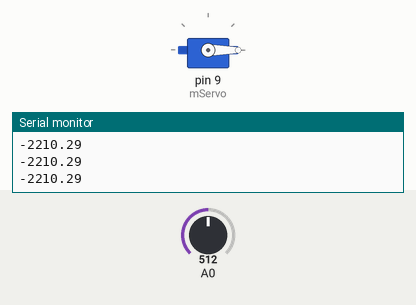
Bench run of a sketch on a simulated Arduino Uno, built with avr-gcc and run on an emulated ATmega328P. Parts: servo, the last lines printed to the serial monitor. The inputs (shaded band) are chosen by the test bench; at power-on: A0 = 512.

Above: at 1.2 s.
1.3 s: A0 set to 408
2.8 s: A0 set to 391
At 3.7 s:
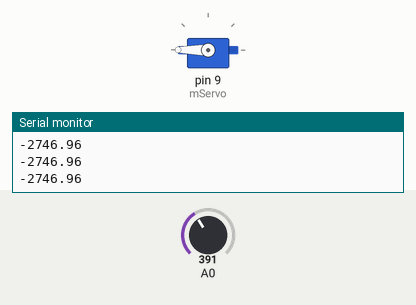
4.3 s: A0 set to 1023
At 4.7 s:
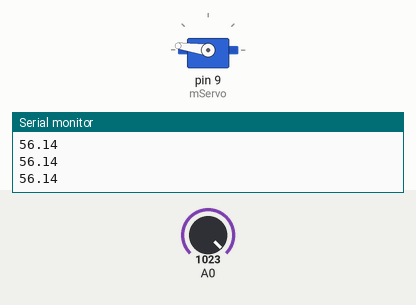
5.8 s: A0 set to 900
At 7.0 s:
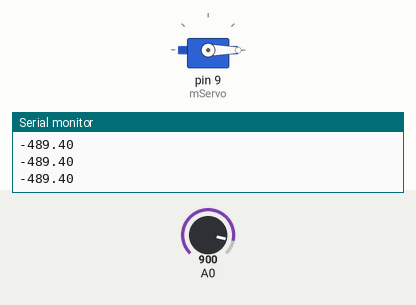
7.3 s: A0 set to 306
At 8.2 s:
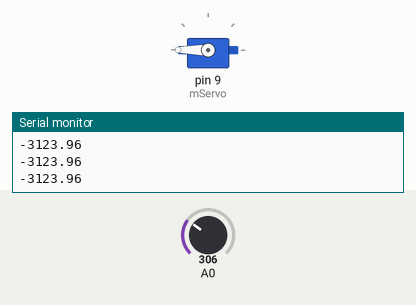
Timing chart, 0 to 9.8 s (numbered marks = the images above; inputs shaded):
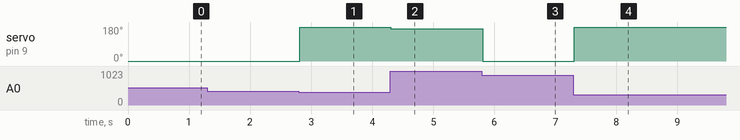

Measured:
- the behaviour switches between 399 and 398 on A0 (found by bisection; images 0 and 1)
- after the input at 2.8 s, servo on pin 9 (mServo): 0° → 180° at once
- after the input at 4.3 s, servo on pin 9 (mServo): 180° → 172° at once
- after the input at 5.8 s, servo on pin 9 (mServo): 172° → 0° at once
- after the input at 7.3 s, servo on pin 9 (mServo): 0° → 180° at once

The sketch:

LPF.ino
```cpp
//#include <MsTimer2.h>
#include <Servo.h>
Servo mServo;

void setup() {
  Serial.begin(9600);
  mServo.attach(9);
//  MsTimer2::set(5, loop);
 // MsTimer2::start();

}

void loop() {

  float samplerate = 500;
  float freq = 20;
  float q = 1 / pow(2, 1 / 2);
  float omega = 2.0f * 3.14159265f * freq / samplerate;
  float alpha = sin(omega) / (2.0f * q);

  float a0 =  1.0f + alpha;
  float a1 = -2.0f * cos(omega);
  float a2 =  1.0f - alpha;
  float b0 = (1.0f - cos(omega)) / 2.0f;
  float b1 =  1.0f - cos(omega);
  float b2 = (1.0f - cos(omega)) / 2.0f;

  int size =10;
  int input[size];
  input[size] = analogRead(0);
  float output[size];
  float val;
  for (int i = 0; i < size; i++)
  {
    float in1, in2, out1, out2 = 0;
    output[i] = b0 / a0 * analogRead(0) + b1 / a0 * in1  + b2 / a0 * in2
                - a1 / a0 * out1 - a2 / a0 * out2;

    in2  = in1;       // 2つ前の入力信号を更新
    in1  = input[i];  // 1つ前の入力信号を更新

    out2 = out1;      // 2つ前の出力信号を更新
    out1 = output[i]; // 1つ前の出力信号を更新
    val = output[i];
  }
  Serial.println(val);
  mServo.write((60 * val) - 1050 );
}
```
